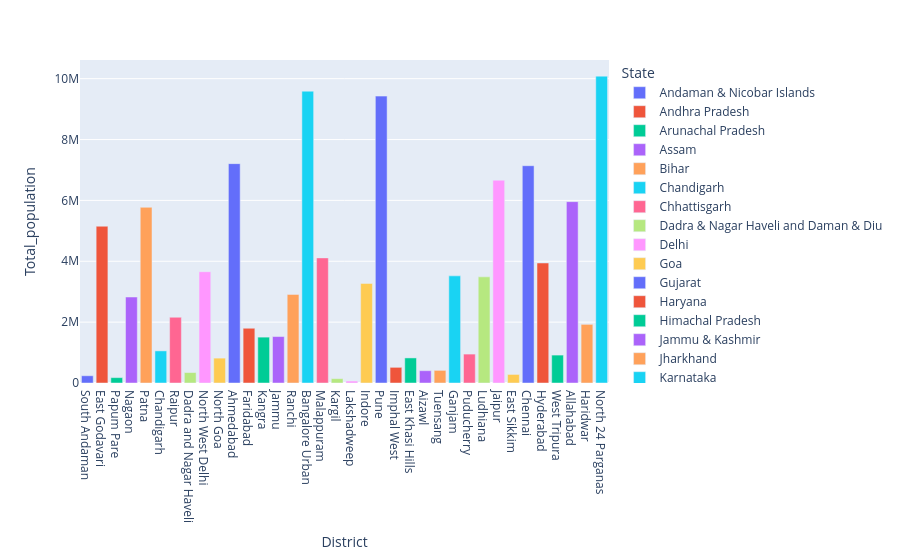

Notebook cell for this chart:
### Code cell
# Q5,2 = Creating chart for above data 
px.bar(District_pop,
        x='District',
        y='Total_population',
        color='State')

### Figure 1 — Plotly figure (JSON) as saved in the notebook; plotly's stock layout.template omitted (floating-point values rounded to 4 significant figures)
{"data": [{"alignmentgroup": "True", "hovertemplate": "State=Andaman & Nicobar Islands<br>District=%{x}<br>Total_population=%{y}<extra></extra>", "legendgroup": "Andaman & Nicobar Islands", "marker": {"color": "#636efa", "pattern": {"shape": ""}}, "name": "Andaman & Nicobar Islands", "offsetgroup": "Andaman & Nicobar Islands", "orientation": "v", "showlegend": true, "textposition": "auto", "type": "bar", "x": ["South Andaman"], "xaxis": "x", "y": [238142], "yaxis": "y"}, {"alignmentgroup": "True", "hovertemplate": "State=Andhra Pradesh<br>District=%{x}<br>Total_population=%{y}<extra></extra>", "legendgroup": "Andhra Pradesh", "marker": {"color": "#EF553B", "pattern": {"shape": ""}}, "name": "Andhra Pradesh", "offsetgroup": "Andhra Pradesh", "orientation": "v", "showlegend": true, "textposition": "auto", "type": "bar", "x": ["East Godavari"], "xaxis": "x", "y": [5151549], "yaxis": "y"}, {"alignmentgroup": "True", "hovertemplate": "State=Arunachal Pradesh<br>District=%{x}<br>Total_population=%{y}<extra></extra>", "legendgroup": "Arunachal Pradesh", "marker": {"color": "#00cc96", "pattern": {"shape": ""}}, "name": "Arunachal Pradesh", "offsetgroup": "Arunachal Pradesh", "orientation": "v", "showlegend": true, "textposition": "auto", "type": "bar", "x": ["Papum Pare"], "xaxis": "x", "y": [176385], "yaxis": "y"}, {"alignmentgroup": "True", "hovertemplate": "State=Assam<br>District=%{x}<br>Total_population=%{y}<extra></extra>", "legendgroup": "Assam", "marker": {"color": "#ab63fa", "pattern": {"shape": ""}}, "name": "Assam", "offsetgroup": "Assam", "orientation": "v", "showlegend": true, "textposition": "auto", "type": "bar", "x": ["Nagaon"], "xaxis": "x", "y": [2826006], "yaxis": "y"}, {"alignmentgroup": "True", "hovertemplate": "State=Bihar<br>District=%{x}<br>Total_population=%{y}<extra></extra>", "legendgroup": "Bihar", "marker": {"color": "#FFA15A", "pattern": {"shape": ""}}, "name": "Bihar", "offsetgroup": "Bihar", "orientation": "v", "showlegend": true, "textposition": "auto", "type": "bar", "x": ["Patna"], "xaxis": "x", "y": [5772804], "yaxis": "y"}, {"alignmentgroup": "True", "hovertemplate": "State=Chandigarh<br>District=%{x}<br>Total_population=%{y}<extra></extra>", "legendgroup": "Chandigarh", "marker": {"color": "#19d3f3", "pattern": {"shape": ""}}, "name": "Chandigarh", "offsetgroup": "Chandigarh", "orientation": "v", "showlegend": true, "textposition": "auto", "type": "bar", "x": ["Chandigarh"], "xaxis": "x", "y": [1055450], "yaxis": "y"}, {"alignmentgroup": "True", "hovertemplate": "State=Chhattisgarh<br>District=%{x}<br>Total_population=%{y}<extra></extra>", "legendgroup": "Chhattisgarh", "marker": {"color": "#FF6692", "pattern": {"shape": ""}}, "name": "Chhattisgarh", "offsetgroup": "Chhattisgarh", "orientation": "v", "showlegend": true, "textposition": "auto", "type": "bar", "x": ["Raipur"], "xaxis": "x", "y": [2160876], "yaxis": "y"}, {"alignmentgroup": "True", "hovertemplate": "State=Dadra & Nagar Haveli and Daman & Diu<br>District=%{x}<br>Total_population=%{y}<extra></extra>", "legendgroup": "Dadra & Nagar Haveli and Daman & Diu", "marker": {"color": "#B6E880", "pattern": {"shape": ""}}, "name": "Dadra & Nagar Haveli and Daman & Diu", "offsetgroup": "Dadra & Nagar Haveli and Daman & Diu", "orientation": "v", "showlegend": true, "textposition": "auto", "type": "bar", "x": ["Dadra and Nagar Haveli"], "xaxis": "x", "y": [343709], "yaxis": "y"}, {"alignmentgroup": "True", "hovertemplate": "State=Delhi<br>District=%{x}<br>Total_population=%{y}<extra></extra>", "legendgroup": "Delhi", "marker": {"color": "#FF97FF", "pattern": {"shape": ""}}, "name": "Delhi", "offsetgroup": "Delhi", "orientation": "v", "showlegend": true, "textposition": "auto", "type": "bar", "x": ["North West Delhi"], "xaxis": "x", "y": [3656539], "yaxis": "y"}, {"alignmentgroup": "True", "hovertemplate": "State=Goa<br>District=%{x}<br>Total_population=%{y}<extra></extra>", "legendgroup": "Goa", "marker": {"color": "#FECB52", "pattern": {"shape": ""}}, "name": "Goa", "offsetgroup": "Goa", "orientation": "v", "showlegend": true, "textposition": "auto", "type": "bar", "x": ["North Goa"], "xaxis": "x", "y": [817761], "yaxis": "y"}, {"alignmentgroup": "True", "hovertemplate": "State=Gujarat<br>District=%{x}<br>Total_population=%{y}<extra></extra>", "legendgroup": "Gujarat", "marker": {"color": "#636efa", "pattern": {"shape": ""}}, "name": "Gujarat", "offsetgroup": "Gujarat", "orientation": "v", "showlegend": true, "textposition": "auto", "type": "bar", "x": ["Ahmedabad"], "xaxis": "x", "y": [7208200], "yaxis": "y"}, {"alignmentgroup": "True", "hovertemplate": "State=Haryana<br>District=%{x}<br>Total_population=%{y}<extra></extra>", "legendgroup": "Haryana", "marker": {"color": "#EF553B", "pattern": {"shape": ""}}, "name": "Haryana", "offsetgroup": "Haryana", "orientation": "v", "showlegend": true, "textposition": "auto", "type": "bar", "x": ["Faridabad"], "xaxis": "x", "y": [1798954], "yaxis": "y"}, {"alignmentgroup": "True", "hovertemplate": "State=Himachal Pradesh<br>District=%{x}<br>Total_population=%{y}<extra></extra>", "legendgroup": "Himachal Pradesh", "marker": {"color": "#00cc96", "pattern": {"shape": ""}}, "name": "Himachal Pradesh", "offsetgroup": "Himachal Pradesh", "orientation": "v", "showlegend": true, "textposition": "auto", "type": "bar", "x": ["Kangra"], "xaxis": "x", "y": [1507223], "yaxis": "y"}, {"alignmentgroup": "True", "hovertemplate": "State=Jammu & Kashmir<br>District=%{x}<br>Total_population=%{y}<extra></extra>", "legendgroup": "Jammu & Kashmir", "marker": {"color": "#ab63fa", "pattern": {"shape": ""}}, "name": "Jammu & Kashmir", "offsetgroup": "Jammu & Kashmir", "orientation": "v", "showlegend": true, "textposition": "auto", "type": "bar", "x": ["Jammu"], "xaxis": "x", "y": [1526406], "yaxis": "y"}, {"alignmentgroup": "True", "hovertemplate": "State=Jharkhand<br>District=%{x}<br>Total_population=%{y}<extra></extra>", "legendgroup": "Jharkhand", "marker": {"color": "#FFA15A", "pattern": {"shape": ""}}, "name": "Jharkhand", "offsetgroup": "Jharkhand", "orientation": "v", "showlegend": true, "textposition": "auto", "type": "bar", "x": ["Ranchi"], "xaxis": "x", "y": [2912022], "yaxis": "y"}, {"alignmentgroup": "True", "hovertemplate": "State=Karnataka<br>District=%{x}<br>Total_population=%{y}<extra></extra>", "legendgroup": "Karnataka", "marker": {"color": "#19d3f3", "pattern": {"shape": ""}}, "name": "Karnataka", "offsetgroup": "Karnataka", "orientation": "v", "showlegend": true, "textposition": "auto", "type": "bar", "x": ["Bangalore Urban"], "xaxis": "x", "y": [9588910], "yaxis": "y"}, {"alignmentgroup": "True", "hovertemplate": "State=Kerala<br>District=%{x}<br>Total_population=%{y}<extra></extra>", "legendgroup": "Kerala", "marker": {"color": "#FF6692", "pattern": {"shape": ""}}, "name": "Kerala", "offsetgroup": "Kerala", "orientation": "v", "showlegend": true, "textposition": "auto", "type": "bar", "x": ["Malappuram"], "xaxis": "x", "y": [4110956], "yaxis": "y"}, {"alignmentgroup": "True", "hovertemplate": "State=Ladakh<br>District=%{x}<br>Total_population=%{y}<extra></extra>", "legendgroup": "Ladakh", "marker": {"color": "#B6E880", "pattern": {"shape": ""}}, "name": "Ladakh", "offsetgroup": "Ladakh", "orientation": "v", "showlegend": true, "textposition": "auto", "type": "bar", "x": ["Kargil"], "xaxis": "x", "y": [143388], "yaxis": "y"}, {"alignmentgroup": "True", "hovertemplate": "State=Lakshadweep<br>District=%{x}<br>Total_population=%{y}<extra></extra>", "legendgroup": "Lakshadweep", "marker": {"color": "#FF97FF", "pattern": {"shape": ""}}, "name": "Lakshadweep", "offsetgroup": "Lakshadweep", "orientation": "v", "showlegend": true, "textposition": "auto", "type": "bar", "x": ["Lakshadweep"], "xaxis": "x", "y": [64473], "yaxis": "y"}, {"alignmentgroup": "True", "hovertemplate": "State=Madhya Pradesh<br>District=%{x}<br>Total_population=%{y}<extra></extra>", "legendgroup": "Madhya Pradesh", "marker": {"color": "#FECB52", "pattern": {"shape": ""}}, "name": "Madhya Pradesh", "offsetgroup": "Madhya Pradesh", "orientation": "v", "showlegend": true, "textposition": "auto", "type": "bar", "x": ["Indore"], "xaxis": "x", "y": [3272335], "yaxis": "y"}, {"alignmentgroup": "True", "hovertemplate": "State=Maharashtra<br>District=%{x}<br>Total_population=%{y}<extra></extra>", "legendgroup": "Maharashtra", "marker": {"color": "#636efa", "pattern": {"shape": ""}}, "name": "Maharashtra", "offsetgroup": "Maharashtra", "orientation": "v", "showlegend": true, "textposition": "auto", "type": "bar", "x": ["Pune"], "xaxis": "x", "y": [9426959], "yaxis": "y"}, {"alignmentgroup": "True", "hovertemplate": "State=Manipur<br>District=%{x}<br>Total_population=%{y}<extra></extra>", "legendgroup": "Manipur", "marker": {"color": "#EF553B", "pattern": {"shape": ""}}, "name": "Manipur", "offsetgroup": "Manipur", "orientation": "v", "showlegend": true, "textposition": "auto", "type": "bar", "x": ["Imphal West"], "xaxis": "x", "y": [514683], "yaxis": "y"}, {"alignmentgroup": "True", "hovertemplate": "State=Meghalaya<br>District=%{x}<br>Total_population=%{y}<extra></extra>", "legendgroup": "Meghalaya", "marker": {"color": "#00cc96", "pattern": {"shape": ""}}, "name": "Meghalaya", "offsetgroup": "Meghalaya", "orientation": "v", "showlegend": true, "textposition": "auto", "type": "bar", "x": ["East Khasi Hills"], "xaxis": "x", "y": [824059], "yaxis": "y"}, {"alignmentgroup": "True", "hovertemplate": "State=Mizoram<br>District=%{x}<br>Total_population=%{y}<extra></extra>", "legendgroup": "Mizoram", "marker": {"color": "#ab63fa", "pattern": {"shape": ""}}, "name": "Mizoram", "offsetgroup": "Mizoram", "orientation": "v", "showlegend": true, "textposition": "auto", "type": "bar", "x": ["Aizawl"], "xaxis": "x", "y": [404054], "yaxis": "y"}, {"alignmentgroup": "True", "hovertemplate": "State=Nagaland<br>District=%{x}<br>Total_population=%{y}<extra></extra>", "legendgroup": "Nagaland", "marker": {"color": "#FFA15A", "pattern": {"shape": ""}}, "name": "Nagaland", "offsetgroup": "Nagaland", "orientation": "v", "showlegend": true, "textposition": "auto", "type": "bar", "x": ["Tuensang"], "xaxis": "x", "y": [414801], "yaxis": "y"}, {"alignmentgroup": "True", "hovertemplate": "State=Odisha<br>District=%{x}<br>Total_population=%{y}<extra></extra>", "legendgroup": "Odisha", "marker": {"color": "#19d3f3", "pattern": {"shape": ""}}, "name": "Odisha", "offsetgroup": "Odisha", "orientation": "v", "showlegend": true, "textposition": "auto", "type": "bar", "x": ["Ganjam"], "xaxis": "x", "y": [3520151], "yaxis": "y"}, {"alignmentgroup": "True", "hovertemplate": "State=Puducherry<br>District=%{x}<br>Total_population=%{y}<extra></extra>", "legendgroup": "Puducherry", "marker": {"color": "#FF6692", "pattern": {"shape": ""}}, "name": "Puducherry", "offsetgroup": "Puducherry", "orientation": "v", "showlegend": true, "textposition": "auto", "type": "bar", "x": ["Puducherry"], "xaxis": "x", "y": [950289], "yaxis": "y"}, {"alignmentgroup": "True", "hovertemplate": "State=Punjab<br>District=%{x}<br>Total_population=%{y}<extra></extra>", "legendgroup": "Punjab", "marker": {"color": "#B6E880", "pattern": {"shape": ""}}, "name": "Punjab", "offsetgroup": "Punjab", "orientation": "v", "showlegend": true, "textposition": "auto", "type": "bar", "x": ["Ludhiana"], "xaxis": "x", "y": [3487882], "yaxis": "y"}, {"alignmentgroup": "True", "hovertemplate": "State=Rajasthan<br>District=%{x}<br>Total_population=%{y}<extra></extra>", "legendgroup": "Rajasthan", "marker": {"color": "#FF97FF", "pattern": {"shape": ""}}, "name": "Rajasthan", "offsetgroup": "Rajasthan", "orientation": "v", "showlegend": true, "textposition": "auto", "type": "bar", "x": ["Jaipur"], "xaxis": "x", "y": [6663971], "yaxis": "y"}, {"alignmentgroup": "True", "hovertemplate": "State=Sikkim<br>District=%{x}<br>Total_population=%{y}<extra></extra>", "legendgroup": "Sikkim", "marker": {"color": "#FECB52", "pattern": {"shape": ""}}, "name": "Sikkim", "offsetgroup": "Sikkim", "orientation": "v", "showlegend": true, "textposition": "auto", "type": "bar", "x": ["East Sikkim"], "xaxis": "x", "y": [281293], "yaxis": "y"}, {"alignmentgroup": "True", "hovertemplate": "State=Tamil Nadu<br>District=%{x}<br>Total_population=%{y}<extra></extra>", "legendgroup": "Tamil Nadu", "marker": {"color": "#636efa", "pattern": {"shape": ""}}, "name": "Tamil Nadu", "offsetgroup": "Tamil Nadu", "orientation": "v", "showlegend": true, "textposition": "auto", "type": "bar", "x": ["Chennai"], "xaxis": "x", "y": [7139882], "yaxis": "y"}, {"alignmentgroup": "True", "hovertemplate": "State=Telangana<br>District=%{x}<br>Total_population=%{y}<extra></extra>", "legendgroup": "Telangana", "marker": {"color": "#EF553B", "pattern": {"shape": ""}}, "name": "Telangana", "offsetgroup": "Telangana", "orientation": "v", "showlegend": true, "textposition": "auto", "type": "bar", "x": ["Hyderabad"], "xaxis": "x", "y": [3943323], "yaxis": "y"}, {"alignmentgroup": "True", "hovertemplate": "State=Tripura<br>District=%{x}<br>Total_population=%{y}<extra></extra>", "legendgroup": "Tripura", "marker": {"color": "#00cc96", "pattern": {"shape": ""}}, "name": "Tripura", "offsetgroup": "Tripura", "orientation": "v", "showlegend": true, "textposition": "auto", "type": "bar", "x": ["West Tripura"], "xaxis": "x", "y": [917534], "yaxis": "y"}, {"alignmentgroup": "True", "hovertemplate": "State=Uttar Pradesh<br>District=%{x}<br>Total_population=%{y}<extra></extra>", "legendgroup": "Uttar Pradesh", "marker": {"color": "#ab63fa", "pattern": {"shape": ""}}, "name": "Uttar Pradesh", "offsetgroup": "Uttar Pradesh", "orientation": "v", "showlegend": true, "textposition": "auto", "type": "bar", "x": ["Allahabad"], "xaxis": "x", "y": [5959798], "yaxis": "y"}, {"alignmentgroup": "True", "hovertemplate": "State=Uttarakhand<br>District=%{x}<br>Total_population=%{y}<extra></extra>", "legendgroup": "Uttarakhand", "marker": {"color": "#FFA15A", "pattern": {"shape": ""}}, "name": "Uttarakhand", "offsetgroup": "Uttarakhand", "orientation": "v", "showlegend": true, "textposition": "auto", "type": "bar", "x": ["Haridwar"], "xaxis": "x", "y": [1927029], "yaxis": "y"}, {"alignmentgroup": "True", "hovertemplate": "State=West Bengal<br>District=%{x}<br>Total_population=%{y}<extra></extra>", "legendgroup": "West Bengal", "marker": {"color": "#19d3f3", "pattern": {"shape": ""}}, "name": "West Bengal", "offsetgroup": "West Bengal", "orientation": "v", "showlegend": true, "textposition": "auto", "type": "bar", "x": ["North 24 Parganas"], "xaxis": "x", "y": [10082852], "yaxis": "y"}], "layout": {"autosize": true, "barmode": "relative", "legend": {"title": {"text": "State"}, "tracegroupgap": 0}, "margin": {"t": 60}, "xaxis": {"anchor": "y", "autorange": true, "domain": [0, 1], "range": [-0.5, 35.5], "title": {"text": "District"}, "type": "category"}, "yaxis": {"anchor": "x", "autorange": true, "domain": [0, 1], "range": [0, 10610000.0], "title": {"text": "Total_population"}, "type": "linear"}}}
